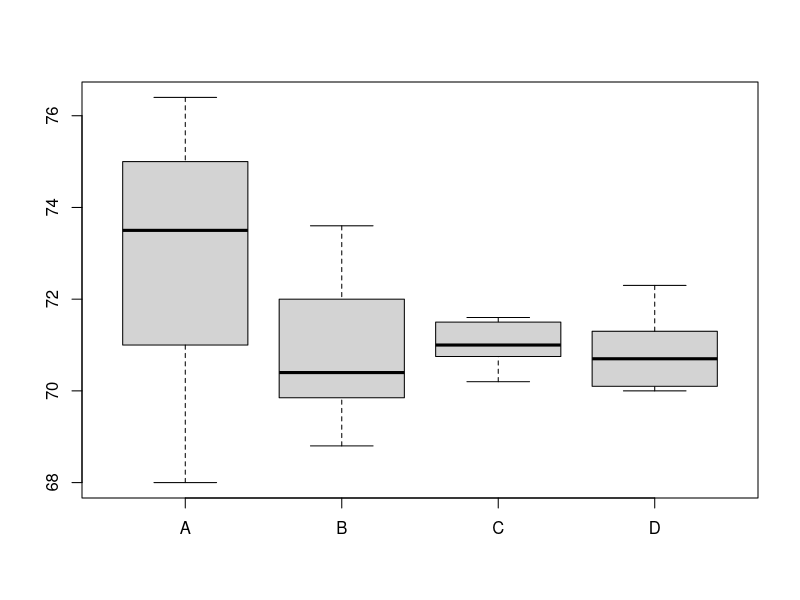

Write R code to recreate this figure.
#Question 1#

MethodA=c(68.0, 68.0, 68.0, 70.0, 72.0, 72.0, 72.5, 73.0, 74.0, 74.0, 75.0, 75.0, 75.0, 75.0, 76.0, 76.4)
MethodB=c(68.8, 68.9, 68.9, 69.6, 70.1, 70.4, 70.4, 70.4, 70.4, 70.5, 71.2, 72.0, 72.0, 72.0, 72.0, 73.6)
MethodC=c(70.2, 70.5, 70.5, 70.7, 70.8, 70.9, 71.0, 71.0, 71.0, 71.0, 71.0, 71.5, 71.5, 71.5, 71.5, 71.6)
MethodD=c(70.0, 70.0, 70.0, 70.0, 70.2, 70.5, 70.5, 70.7, 70.7, 70.7, 71.0, 71.1, 71.5, 71.6, 72.1, 72.3)
#This creates vectors for each of the different methods#

#Part A#
mean(MethodA)
mean(MethodB)
mean(MethodC)
mean(MethodD)
#This calculates the mean for each method#

#Part B#
median(MethodA)
median(MethodB)
median(MethodC)
median(MethodD)
#This calculates the median for each method#

#Part C#
quantile(MethodA, probs = c(0.25, 0.75))
quantile(MethodB, probs = c(0.25, 0.75))
quantile(MethodC, probs = c(0.25, 0.75))
quantile(MethodD, probs = c(0.25, 0.75))
#This calculates Q1 and Q3 for each method#

#Part D#
sd(MethodA)
sd(MethodB)
sd(MethodC)
sd(MethodD)
#This calculates the SD for each method#

#Part F#
boxplot(list(A=MethodA, B=MethodB, C=MethodC, D=MethodD))
#This creates a side-by-side box plot for each method#
